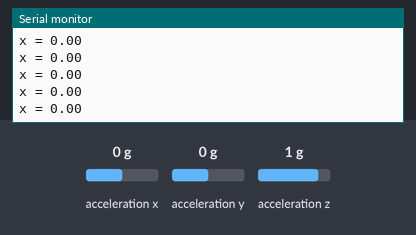
Recording of a sketch running on a simulated Arduino Uno, built with avr-gcc and run on an emulated ATmega328P. Shown: the last lines printed to the serial monitor. Wiring (inferred from the names in the program): ADXL345 accelerometer at I2C address 0x53. The inputs (shaded band) are chosen by the test bench; at power-on: acceleration x 0 g, acceleration y 0 g, acceleration z 1 g.

Above: at 1.3 s.
1.4 s: acceleration x set to -1.4 g
At 2.1 s:
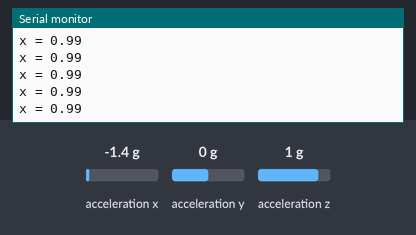
2.9 s: acceleration y set to -1.4 g
At 3.7 s:
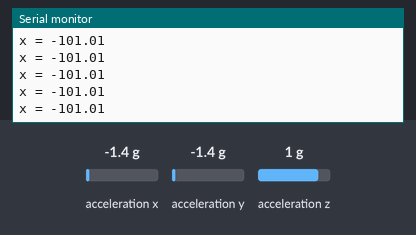
4.4 s: acceleration x set to -0.8 g
At 5.3 s:
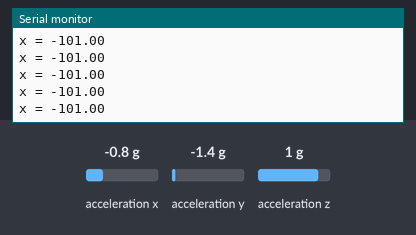
Timing chart, 0 to 7.4 s (numbered marks = the images above; inputs shaded):
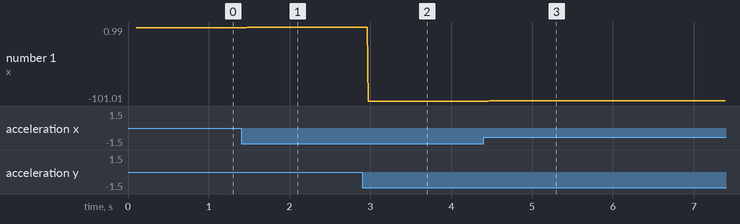

The sketch:

_34_Sensor_ADXL345_Template.ino
```cpp
//Edited:
//Sept, 2017
//       v 1.1 - Removed: if (Wire.available() <= 1) will always true - it can be removed
//               Thanks to https://github.com/Koepel
// ARDUINO six-steps PSEUDOCODE FOR 3-AXIS SENSORS ADXL345
#include <Wire.h>
/*
  ADXL345 Datasheet: https://goo.gl/uOZc2b
  Table 16. Register Map Address
  Hex   Dec Name  Type  Reset_Value   Description
  0x2D  45 POWER_CTL  R/W   00000000  Power-saving features control.
  (...)
  0x32  50 DATAX0   R   00000000  X-Axis Data 0.
  0x33  51 DATAX1   R   00000000  X-Axis Data 1.
  0x34  52 DATAY0   R   00000000  Y-Axis Data 0.
  0x35  53 DATAY1   R   00000000  Y-Axis Data 1.
  0x36  54 DATAZ0   R   00000000  Z-Axis Data 0.
  0x37  55 DATAZ1   R   00000000  Z-Axis Data 1.
*/
#define SENSOR 0x53 // Device add in which is also included the 8th bit for selectting the mode, read in this case
#define Power_Register 0x2D
#define X_Axis_Register_DATAX0 0x32 // Hexadecimal address for the DATAX0 internal register.
#define X_Axis_Register_DATAX1 0x33 // Hexadecimal address for the DATAX1 internal register.
#define Y_Axis_Register_DATAY0 0x34
#define Y_Axis_Register_DATAY1 0x35
#define Z_Axis_Register_DATAZ0 0x36
#define Z_Axis_Register_DATAZ1 0x37

int  DataReturned_x0, DataReturned_x1, DataModified_x_out;
float x;

void setup(){
                                        // Initialize the wire library baudrate: 9600
  Wire.begin(9600);
  Serial.begin(9600);
  delay(100);
                                        // 1 - Which device (address) are you interest in ?
  Wire.beginTransmission(SENSOR);       // Begin transmission with the chosen chip
                                        // 2 - Which Register do you want to talk to ?
  Wire.write(Power_Register);           // Power-saving features control
                                        // Register 0x2D POWER_CTL is 8 bits: [unused:unused:Link:AUTO_SLEEP:Measure:Sleep:Wakeup1:Wakeup0]
                                        // 3 - What do you want to transmit? Enable measurement
  Wire.write(8);                        // bit D3 high for measuring enable: 8d - 00001000b

  Wire.endTransmission();               // end Transmission
}

void loop() {

 //-------------------------------------REAPEAT THIS PIECE OF CODE FOR EACH AXIS---------------------------------------//

  Wire.beginTransmission(SENSOR);       // begin transmission
                                        // 4 -What do you want to ask about the specific register ?
  Wire.write(X_Axis_Register_DATAX0);   // Requiring Register DATA_0
  Wire.write(X_Axis_Register_DATAX1);   // Requiring Register DATA_1

  Wire.endTransmission();               // end Transmission
                                        // 5 - Now wait for the data looping in a while ...
  Wire.requestFrom(SENSOR, 2);
  //if (Wire.available() <= 2) {
    DataReturned_x0 = Wire.read();
    DataReturned_x1 = Wire.read();
                                        // 6 - Now how do you want the configuration of the three axes ?
                                        //  now read the data and do as the datasheet says.
    DataReturned_x1    = DataReturned_x1 << 8;
    DataModified_x_out = DataReturned_x0 + DataReturned_x1;
    x = DataModified_x_out / 256.0;

    //----------------------------------------------------------------------------------------------------------------//

  //}
                                        // Prints the data on the Serial Monitor
  Serial.print("x = ");
  Serial.println(x);
}
```

Measured:
- after the input at 1.4 s, the serial monitor: prints a new line after 0.07 s (image 1)
- after the input at 2.9 s, the serial monitor: prints a new line after 0.07 s (image 2)
- after the input at 4.4 s, the serial monitor: prints a new line after 0.07 s (image 3)
- plotted number 1: 0 → 0.99 after the input at 1.4 s, 0.99 → -101.01 after the input at 2.9 s, -101.01 → -101 after the input at 4.4 s
